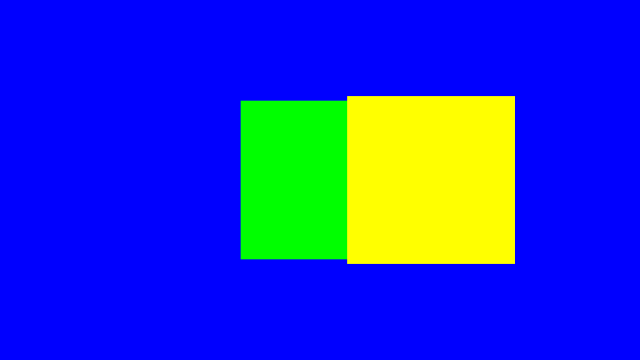
Frame 1 (no input)
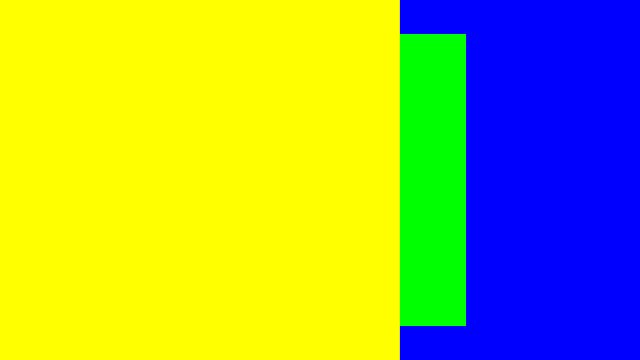
Frame 60 (the mouse pressed at the canvas centre just before this capture)
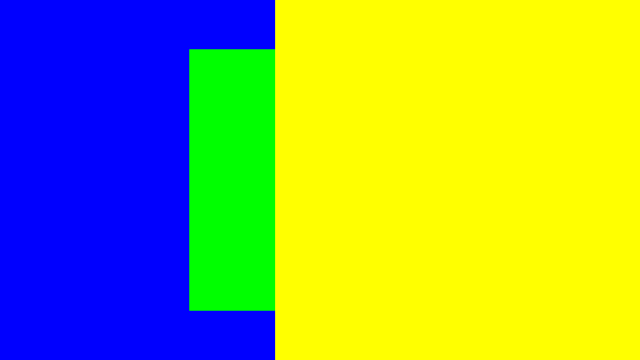
Frame 120 (the mouse held since frame 60 and released just before this capture)

The Processing sketch that drew these frames (run headless with seeded random() and noise(); from frame 60 on, the mouse is pressed at the canvas centre):

// Processing sketch: processing_109478
// ── processing_109478.pde

float a = 1000;
float s = 520;

void setup() {
  size(640, 360);
  noStroke();
  rectMode(CENTER);
  frameRate(50);
}

void draw() {
  
  background(#0000FF);
  
  a = a + 0.04;
  s = cos(a)*2;
  
  translate(width/2, height/2);
  scale(s); 
  fill(#00FF00);
  rect(0, 0, 150, 150); 
  
  translate(105, 0);
  fill(#FFFF00);
  scale(s);
  rect(0, 0, 150, 150);       
}
